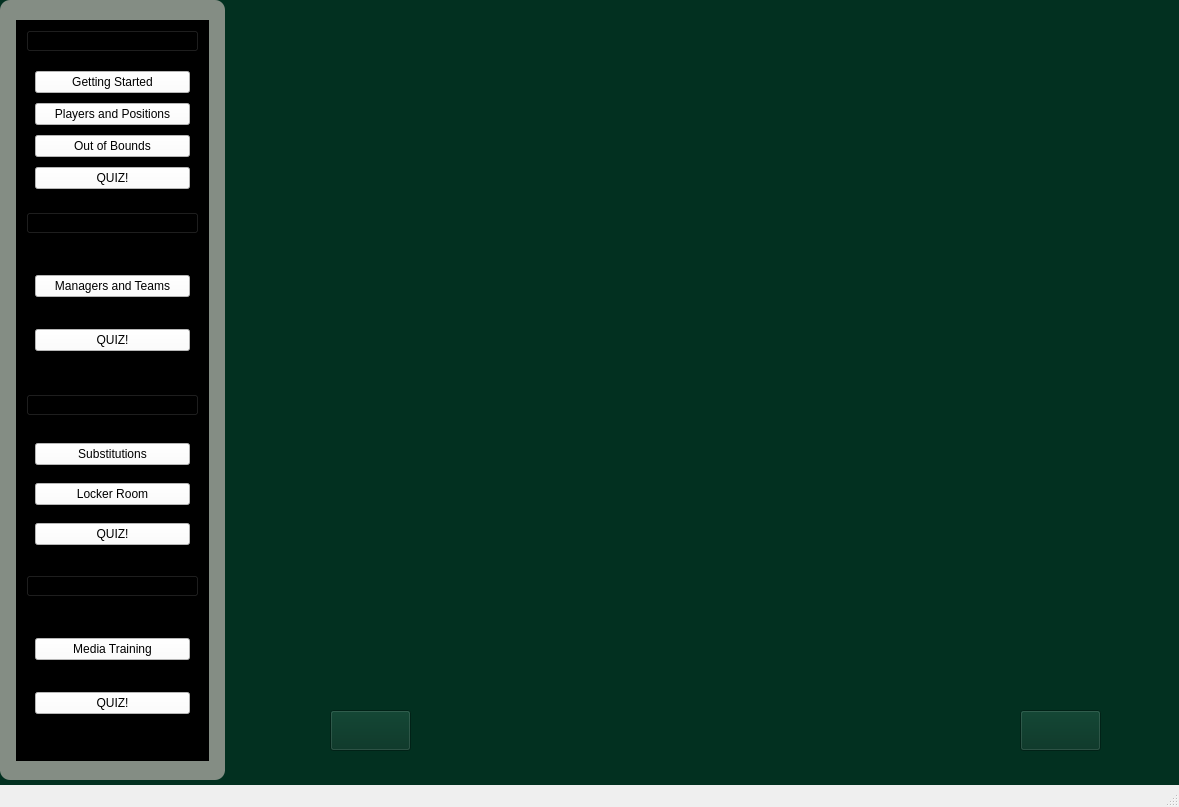
<?xml version="1.0" encoding="UTF-8"?>
<ui version="4.0">
 <class>MainWindow</class>
 <widget class="QMainWindow" name="MainWindow">
  <property name="geometry">
   <rect>
    <x>0</x>
    <y>0</y>
    <width>1179</width>
    <height>807</height>
   </rect>
  </property>
  <property name="windowTitle">
   <string>MainWindow</string>
  </property>
  <property name="autoFillBackground">
   <bool>true</bool>
  </property>
  <property name="styleSheet">
   <string notr="true"/>
  </property>
  <property name="documentMode">
   <bool>true</bool>
  </property>
  <widget class="QWidget" name="centralwidget">
   <property name="styleSheet">
    <string notr="true">QWidget{background-color: #023020}
</string>
   </property>
   <widget class="QFrame" name="Menu">
    <property name="geometry">
     <rect>
      <x>16</x>
      <y>20</y>
      <width>193</width>
      <height>741</height>
     </rect>
    </property>
    <property name="layoutDirection">
     <enum>Qt::LayoutDirection::LeftToRight</enum>
    </property>
    <property name="styleSheet">
     <string notr="true">background-color: black</string>
    </property>
    <property name="frameShape">
     <enum>QFrame::Shape::StyledPanel</enum>
    </property>
    <property name="frameShadow">
     <enum>QFrame::Shadow::Raised</enum>
    </property>
    <layout class="QGridLayout" name="gridLayout">
     <item row="0" column="0">
      <widget class="QPushButton" name="basicsButton">
       <property name="enabled">
        <bool>true</bool>
       </property>
       <property name="sizePolicy">
        <sizepolicy hsizetype="Minimum" vsizetype="Fixed">
         <horstretch>0</horstretch>
         <verstretch>0</verstretch>
        </sizepolicy>
       </property>
       <property name="text">
        <string/>
       </property>
       <property name="icon">
        <iconset resource="Resources.qrc">
         <normaloff>:/new/prefix1/Images/basics.png</normaloff>:/new/prefix1/Images/basics.png</iconset>
       </property>
       <property name="iconSize">
        <size>
         <width>168</width>
         <height>96</height>
        </size>
       </property>
      </widget>
     </item>
     <item row="3" column="0">
      <widget class="QWidget" name="formationsSubMenu" native="true">
       <layout class="QVBoxLayout" name="verticalLayout_2">
        <item>
         <widget class="QPushButton" name="formationsPageButton">
          <property name="styleSheet">
           <string notr="true">background-color:white;
color: black;
font: 8pt &quot;Terminal&quot;;</string>
          </property>
          <property name="text">
           <string>Managers and Teams</string>
          </property>
         </widget>
        </item>
        <item>
         <widget class="QPushButton" name="formationsQuizButton">
          <property name="styleSheet">
           <string notr="true">background-color:white;
color: black;
font: 8pt &quot;Terminal&quot;;</string>
          </property>
          <property name="text">
           <string>QUIZ!</string>
          </property>
         </widget>
        </item>
       </layout>
      </widget>
     </item>
     <item row="6" column="0">
      <widget class="QWidget" name="manManageSubMenu" native="true">
       <layout class="QVBoxLayout" name="verticalLayout_3">
        <item>
         <widget class="QPushButton" name="subsButton">
          <property name="styleSheet">
           <string notr="true">background-color:white;
color: black;
font: 8pt &quot;Terminal&quot;;</string>
          </property>
          <property name="text">
           <string>Substitutions</string>
          </property>
         </widget>
        </item>
        <item>
         <widget class="QPushButton" name="lockerRoom">
          <property name="styleSheet">
           <string notr="true">background-color:white;
color: black;
font: 8pt &quot;Terminal&quot;;</string>
          </property>
          <property name="text">
           <string>Locker Room</string>
          </property>
         </widget>
        </item>
        <item>
         <widget class="QPushButton" name="manManageQuizButton">
          <property name="styleSheet">
           <string notr="true">background-color:white;
color: black;
font: 8pt &quot;Terminal&quot;;</string>
          </property>
          <property name="text">
           <string>QUIZ!</string>
          </property>
         </widget>
        </item>
       </layout>
      </widget>
     </item>
     <item row="4" column="0">
      <widget class="QPushButton" name="manManageButton">
       <property name="text">
        <string/>
       </property>
       <property name="icon">
        <iconset resource="Resources.qrc">
         <normaloff>:/new/prefix1/Images/manManagement.png</normaloff>:/new/prefix1/Images/manManagement.png</iconset>
       </property>
       <property name="iconSize">
        <size>
         <width>168</width>
         <height>98</height>
        </size>
       </property>
      </widget>
     </item>
     <item row="8" column="0">
      <widget class="QPushButton" name="mediaTrainingButton">
       <property name="text">
        <string/>
       </property>
       <property name="icon">
        <iconset resource="Resources.qrc">
         <normaloff>:/new/prefix1/Images/mediaTraining.png</normaloff>:/new/prefix1/Images/mediaTraining.png</iconset>
       </property>
       <property name="iconSize">
        <size>
         <width>168</width>
         <height>98</height>
        </size>
       </property>
      </widget>
     </item>
     <item row="1" column="0">
      <widget class="QWidget" name="basicsSubMenu" native="true">
       <property name="enabled">
        <bool>true</bool>
       </property>
       <property name="sizePolicy">
        <sizepolicy hsizetype="Preferred" vsizetype="Preferred">
         <horstretch>1</horstretch>
         <verstretch>0</verstretch>
        </sizepolicy>
       </property>
       <layout class="QVBoxLayout" name="verticalLayout">
        <item>
         <widget class="QPushButton" name="basics_gettingStarted">
          <property name="styleSheet">
           <string notr="true">background-color:white;
color: black;
font: 8pt &quot;Terminal&quot;;</string>
          </property>
          <property name="text">
           <string>Getting Started</string>
          </property>
         </widget>
        </item>
        <item>
         <widget class="QPushButton" name="basics_playersButton">
          <property name="autoFillBackground">
           <bool>false</bool>
          </property>
          <property name="styleSheet">
           <string notr="true">background-color:white;
color: black;
font: 8pt &quot;Terminal&quot;;</string>
          </property>
          <property name="text">
           <string>Players and Positions</string>
          </property>
         </widget>
        </item>
        <item>
         <widget class="QPushButton" name="basics_OOB">
          <property name="styleSheet">
           <string notr="true">background-color:white;
color: black;
font: 8pt &quot;Terminal&quot;;</string>
          </property>
          <property name="text">
           <string>Out of Bounds</string>
          </property>
         </widget>
        </item>
        <item>
         <widget class="QPushButton" name="basics_quiz">
          <property name="styleSheet">
           <string notr="true">background-color:white;
color: black;
font: 8pt &quot;Terminal&quot;;</string>
          </property>
          <property name="text">
           <string>QUIZ!</string>
          </property>
         </widget>
        </item>
       </layout>
      </widget>
     </item>
     <item row="2" column="0">
      <widget class="QPushButton" name="formationsButton">
       <property name="sizePolicy">
        <sizepolicy hsizetype="Minimum" vsizetype="Fixed">
         <horstretch>0</horstretch>
         <verstretch>0</verstretch>
        </sizepolicy>
       </property>
       <property name="text">
        <string/>
       </property>
       <property name="icon">
        <iconset resource="Resources.qrc">
         <normaloff>:/new/prefix1/Images/formations.png</normaloff>:/new/prefix1/Images/formations.png</iconset>
       </property>
       <property name="iconSize">
        <size>
         <width>168</width>
         <height>96</height>
        </size>
       </property>
      </widget>
     </item>
     <item row="9" column="0">
      <widget class="QWidget" name="mediaTrainingSubMenu" native="true">
       <layout class="QVBoxLayout" name="verticalLayout_mediaTrainingSubMenu">
        <item>
         <widget class="QPushButton" name="mediaTrainingLesson">
          <property name="styleSheet">
           <string notr="true">background-color:white;
color: black;
font: 8pt &quot;Terminal&quot;;</string>
          </property>
          <property name="text">
           <string>Media Training</string>
          </property>
         </widget>
        </item>
        <item>
         <widget class="QPushButton" name="mediaTrainingQuiz">
          <property name="styleSheet">
           <string notr="true">background-color:white;
color: black;
font: 8pt &quot;Terminal&quot;;</string>
          </property>
          <property name="text">
           <string>QUIZ!</string>
          </property>
         </widget>
        </item>
       </layout>
      </widget>
     </item>
    </layout>
   </widget>
   <widget class="QPushButton" name="goBack">
    <property name="geometry">
     <rect>
      <x>330</x>
      <y>710</y>
      <width>81</width>
      <height>41</height>
     </rect>
    </property>
    <property name="text">
     <string/>
    </property>
    <property name="icon">
     <iconset resource="Resources.qrc">
      <normaloff>:/new/prefix1/Images/leftArrow.png</normaloff>:/new/prefix1/Images/leftArrow.png</iconset>
    </property>
    <property name="iconSize">
     <size>
      <width>200</width>
      <height>64</height>
     </size>
    </property>
   </widget>
   <widget class="QPushButton" name="goNext">
    <property name="geometry">
     <rect>
      <x>1020</x>
      <y>710</y>
      <width>81</width>
      <height>41</height>
     </rect>
    </property>
    <property name="text">
     <string/>
    </property>
    <property name="icon">
     <iconset resource="Resources.qrc">
      <normaloff>:/new/prefix1/Images/rightArrow.png</normaloff>:/new/prefix1/Images/rightArrow.png</iconset>
    </property>
    <property name="iconSize">
     <size>
      <width>200</width>
      <height>64</height>
     </size>
    </property>
   </widget>
   <widget class="QWidget" name="displayWidget" native="true">
    <property name="geometry">
     <rect>
      <x>290</x>
      <y>20</y>
      <width>861</width>
      <height>671</height>
     </rect>
    </property>
    <property name="styleSheet">
     <string notr="true"/>
    </property>
    <widget class="QStackedWidget" name="stackedWidget">
     <property name="geometry">
      <rect>
       <x>9</x>
       <y>9</y>
       <width>841</width>
       <height>651</height>
      </rect>
     </property>
     <property name="styleSheet">
      <string notr="true"/>
     </property>
    </widget>
   </widget>
   <widget class="QLabel" name="label">
    <property name="geometry">
     <rect>
      <x>209</x>
      <y>10</y>
      <width>16</width>
      <height>761</height>
     </rect>
    </property>
    <property name="styleSheet">
     <string notr="true">background-color: rgb(132, 141, 132);
</string>
    </property>
    <property name="text">
     <string/>
    </property>
    <property name="pixmap">
     <pixmap>:/new/prefix1/Images/outline.png</pixmap>
    </property>
   </widget>
   <widget class="QLabel" name="label_2">
    <property name="geometry">
     <rect>
      <x>0</x>
      <y>10</y>
      <width>16</width>
      <height>761</height>
     </rect>
    </property>
    <property name="styleSheet">
     <string notr="true">background-color: rgb(132, 141, 132)</string>
    </property>
    <property name="text">
     <string/>
    </property>
    <property name="pixmap">
     <pixmap>:/new/prefix1/Images/outline.png</pixmap>
    </property>
   </widget>
   <widget class="QLabel" name="label_3">
    <property name="geometry">
     <rect>
      <x>0</x>
      <y>760</y>
      <width>225</width>
      <height>20</height>
     </rect>
    </property>
    <property name="styleSheet">
     <string notr="true">background-color: rgb(132, 141, 132);
border-radius: 10px;</string>
    </property>
    <property name="text">
     <string/>
    </property>
   </widget>
   <widget class="QLabel" name="label_4">
    <property name="geometry">
     <rect>
      <x>0</x>
      <y>0</y>
      <width>225</width>
      <height>20</height>
     </rect>
    </property>
    <property name="styleSheet">
     <string notr="true">background-color: rgb(132, 141, 132);
border-radius:10px;
</string>
    </property>
    <property name="text">
     <string/>
    </property>
   </widget>
   <widget class="QLabel" name="ball">
    <property name="enabled">
     <bool>true</bool>
    </property>
    <property name="geometry">
     <rect>
      <x>220</x>
      <y>670</y>
      <width>50</width>
      <height>50</height>
     </rect>
    </property>
    <property name="sizePolicy">
     <sizepolicy hsizetype="Ignored" vsizetype="Preferred">
      <horstretch>0</horstretch>
      <verstretch>0</verstretch>
     </sizepolicy>
    </property>
    <property name="styleSheet">
     <string notr="true">background-color: transparent</string>
    </property>
    <property name="text">
     <string/>
    </property>
    <property name="pixmap">
     <pixmap resource="Resources.qrc">:/new/prefix1/Images/ball.png</pixmap>
    </property>
    <property name="scaledContents">
     <bool>true</bool>
    </property>
   </widget>
   <widget class="QLabel" name="label_5">
    <property name="geometry">
     <rect>
      <x>204</x>
      <y>760</y>
      <width>21</width>
      <height>21</height>
     </rect>
    </property>
    <property name="styleSheet">
     <string notr="true">background-color: transparent</string>
    </property>
    <property name="text">
     <string/>
    </property>
    <property name="pixmap">
     <pixmap resource="Resources.qrc">:/new/prefix1/Images/ball.png</pixmap>
    </property>
    <property name="scaledContents">
     <bool>true</bool>
    </property>
   </widget>
   <widget class="QLabel" name="label_6">
    <property name="geometry">
     <rect>
      <x>0</x>
      <y>760</y>
      <width>21</width>
      <height>21</height>
     </rect>
    </property>
    <property name="styleSheet">
     <string notr="true">background-color: transparent</string>
    </property>
    <property name="text">
     <string/>
    </property>
    <property name="pixmap">
     <pixmap resource="Resources.qrc">:/new/prefix1/Images/ball.png</pixmap>
    </property>
    <property name="scaledContents">
     <bool>true</bool>
    </property>
   </widget>
   <widget class="QLabel" name="label_7">
    <property name="geometry">
     <rect>
      <x>204</x>
      <y>0</y>
      <width>21</width>
      <height>21</height>
     </rect>
    </property>
    <property name="styleSheet">
     <string notr="true">background-color: transparent</string>
    </property>
    <property name="text">
     <string/>
    </property>
    <property name="pixmap">
     <pixmap resource="Resources.qrc">:/new/prefix1/Images/ball.png</pixmap>
    </property>
    <property name="scaledContents">
     <bool>true</bool>
    </property>
   </widget>
   <widget class="QLabel" name="label_8">
    <property name="geometry">
     <rect>
      <x>0</x>
      <y>0</y>
      <width>21</width>
      <height>21</height>
     </rect>
    </property>
    <property name="styleSheet">
     <string notr="true">background-color: transparent</string>
    </property>
    <property name="text">
     <string/>
    </property>
    <property name="pixmap">
     <pixmap resource="Resources.qrc">:/new/prefix1/Images/ball.png</pixmap>
    </property>
    <property name="scaledContents">
     <bool>true</bool>
    </property>
   </widget>
   <zorder>displayWidget</zorder>
   <zorder>ball</zorder>
   <zorder>goBack</zorder>
   <zorder>label_2</zorder>
   <zorder>label_4</zorder>
   <zorder>label</zorder>
   <zorder>goNext</zorder>
   <zorder>label_3</zorder>
   <zorder>Menu</zorder>
   <zorder>label_5</zorder>
   <zorder>label_6</zorder>
   <zorder>label_7</zorder>
   <zorder>label_8</zorder>
  </widget>
  <widget class="QMenuBar" name="menubar">
   <property name="geometry">
    <rect>
     <x>0</x>
     <y>0</y>
     <width>1179</width>
     <height>24</height>
    </rect>
   </property>
  </widget>
  <widget class="QStatusBar" name="statusbar"/>
 </widget>
 <resources>
  <include location="Resources.qrc"/>
 </resources>
 <connections/>
</ui>
